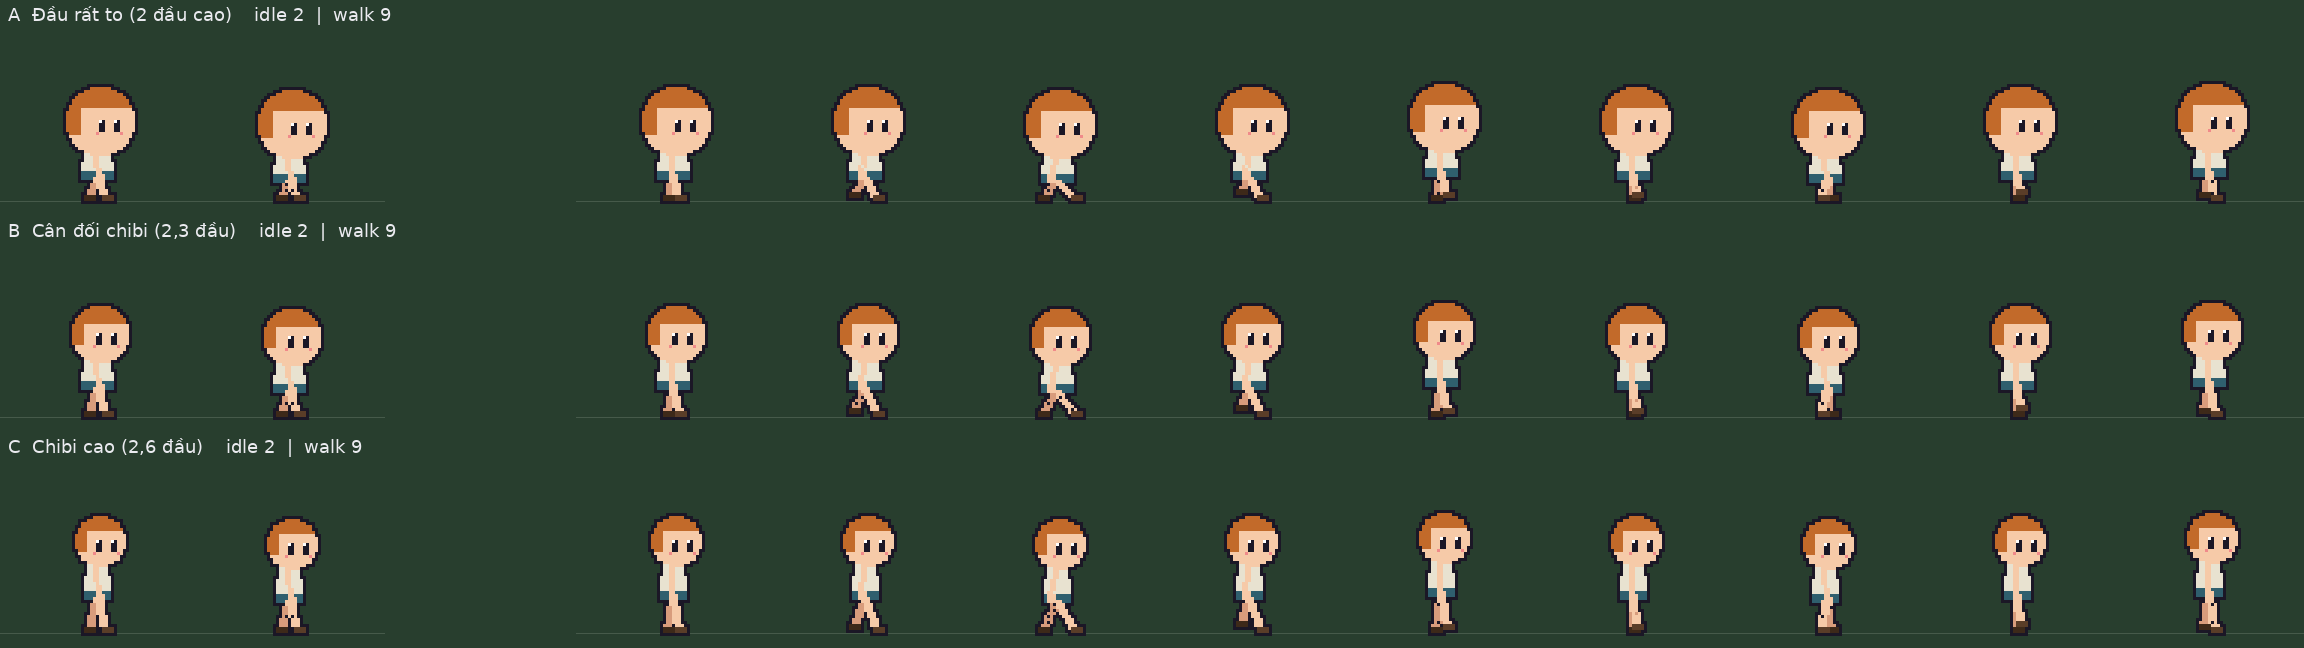

Recreate this plot in Python.
#!/usr/bin/env python3
"""Thân chibi chuẩn 64x64 (sprite-lab/BODY_PLAN.md bước 1): 3 phương án tỉ lệ để người dùng chọn, mỗi phương án
idle 2 + walk 9 (nhịp học từ LPC walk, tự vẽ). Chạy: python3 sprite-lab/designs/chibi-body/variants.py"""
import sys
from pathlib import Path

HERE = Path(__file__).resolve().parent
WS = HERE.parents[2]
sys.path.insert(0, str(WS / "tools/gamekit/pipeline"))
sys.path.insert(0, str(WS / "sprite-lab/lib"))
from PIL import Image, ImageDraw, ImageFont  # noqa: E402
from chibi_body import PROPORTIONS, GROUND, skeleton, draw_bare  # noqa: E402

PAL = {"skin": "#f6caa8", "skin_d": "#d89c7c", "hair": "#c26a2a", "eye": "#1b1726", "cheek": "#f08a8a",
       "shirt": "#e8e2d0", "shorts": "#2f5f6e", "shoe": "#5a3d28", "shoe_d": "#3d2919", "outline": "#1b1726"}


def main(scale=3):
    cols = 2 + 1 + 9
    lab = 16
    sheet = Image.new("RGBA", (cols * 64 * scale, 3 * (64 * scale + lab * scale // 2)), (40, 62, 46, 255))
    d = ImageDraw.Draw(sheet)
    font = ImageFont.truetype("/usr/share/fonts/truetype/dejavu/DejaVuSans.ttf", 6 * scale)
    y = 0
    for key, pr in PROPORTIONS.items():
        d.text((8, y + 4), f"{key}  {pr['name']}    idle 2  |  walk 9", fill=(235, 235, 240), font=font)
        y += lab * scale // 2
        frames = [("idle", i) for i in range(2)] + [None] + [("walk", i) for i in range(9)]
        for k, fr in enumerate(frames):
            if fr is None:
                continue
            im = draw_bare(skeleton(fr[0], fr[1], pr), pr, PAL).img.resize((64 * scale, 64 * scale), Image.NEAREST)
            d.line([(k * 64 * scale, y + GROUND * scale + scale), ((k + 1) * 64 * scale, y + GROUND * scale + scale)], fill=(70, 90, 74))
            sheet.alpha_composite(im, (k * 64 * scale, y))
        y += 64 * scale
    sheet.save(HERE / "variants.png")
    print(HERE / "variants.png")


if __name__ == "__main__":
    main()
